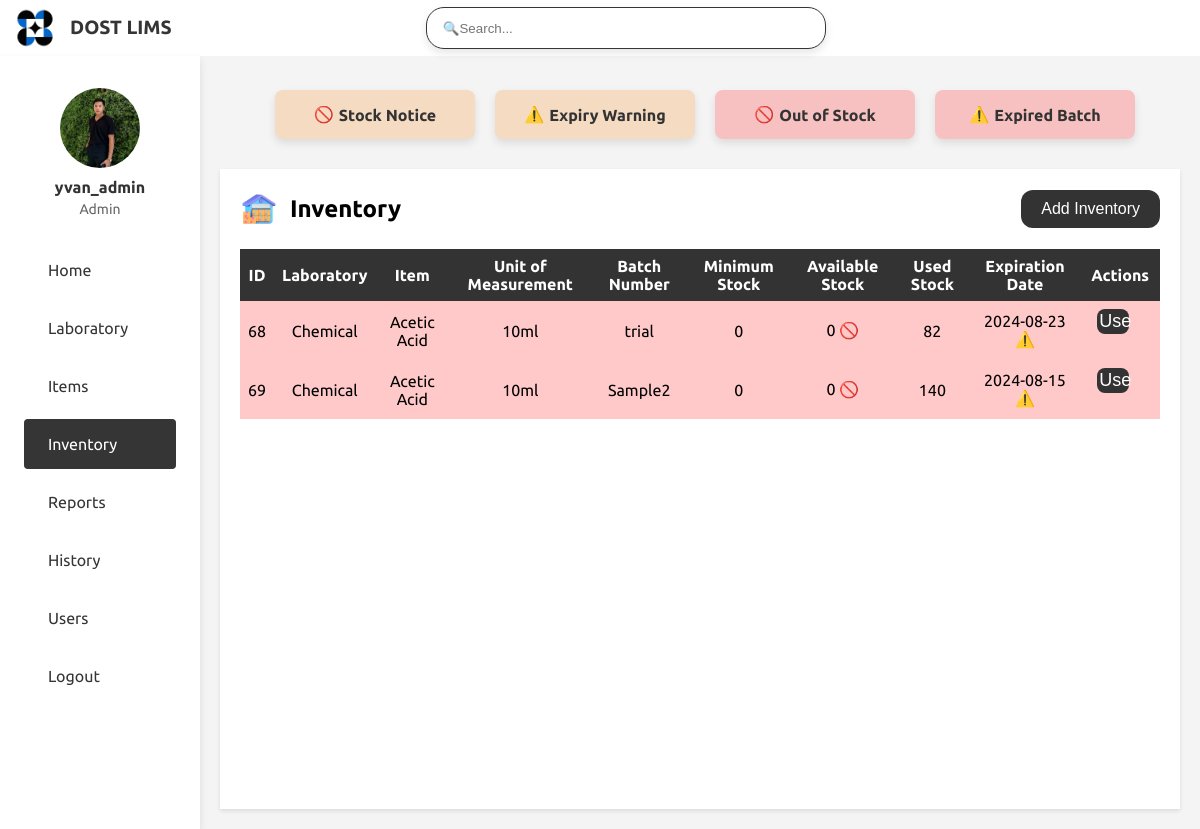
/inventory.php (signed in), run on the app's committed database.
### tables this page shows
CREATE TABLE `users` (
  `user_id` int(11) NOT NULL,
  `username` varchar(50) NOT NULL,
  `password` varchar(255) NOT NULL,
  `role` enum('Admin','Lab_Manager','Microbiology Lab Manager','Chemical Lab Manager','Metrology Lab Manager','Analyst','Microbiology Analyst','Chemical Analyst','Metrology Analyst','CRO') NOT NULL,
  `profile_image` varchar(255) DEFAULT NULL,
  `created_at` timestamp NOT NULL DEFAULT current_timestamp(),
  `updated_at` timestamp NOT NULL DEFAULT current_timestamp() ON UPDATE current_timestamp()
);

CREATE TABLE `inventory` (
  `inventory_id` int(11) NOT NULL,
  `lab_id` int(11) NOT NULL,
  `item_id` int(11) NOT NULL,
  `batch_number` varchar(55) DEFAULT NULL,
  `exp_date` date DEFAULT NULL,
  `unit_measurement` varchar(50) DEFAULT NULL,
  `stock` int(11) NOT NULL,
  `minimum_stock` int(11) DEFAULT NULL,
  `used_stock` int(11) DEFAULT 0,
  `created_at` timestamp NOT NULL DEFAULT current_timestamp(),
  `updated_at` timestamp NOT NULL DEFAULT current_timestamp() ON UPDATE current_timestamp()
);

CREATE TABLE `laboratories` (
  `lab_id` int(11) NOT NULL,
  `lab_name` varchar(100) NOT NULL,
  `description` text DEFAULT NULL,
  `location` varchar(255) DEFAULT NULL,
  `contact_info` varchar(255) DEFAULT NULL,
  `created_at` timestamp NOT NULL DEFAULT current_timestamp(),
  `updated_at` timestamp NOT NULL DEFAULT current_timestamp() ON UPDATE current_timestamp()
);

CREATE TABLE `items` (
  `item_id` int(11) NOT NULL,
  `item_name` varchar(100) NOT NULL,
  `category` enum('Chemical/Reagent','Glassware','Equipment','Consumable','Culture Media') DEFAULT NULL,
  `description` text DEFAULT NULL,
  `unit_measurement` varchar(50) DEFAULT NULL,
  `created_at` timestamp NOT NULL DEFAULT current_timestamp(),
  `updated_at` timestamp NOT NULL DEFAULT current_timestamp() ON UPDATE current_timestamp()
);

### includes/functions.php (called while the page is built, shortened)
<?php
function is_admin() {
    return isset($_SESSION['role']) && $_SESSION['role'] === 'Admin';
}
function can_use_inventory($lab_name) {
    $role = $_SESSION['role'] ?? '';
    return ($role === 'Admin') ||
           ($role === 'Microbiology Lab Manager') && $lab_name === 'Microbiology' ||
           ($role === 'Chemical Lab Manager') && $lab_name === 'Chemical' ||
           ($role === 'Metrology Lab Manager') && $lab_name === 'Metrology' ||
           ($role === 'Microbiology Analyst') && $lab_name === 'Microbiology' ||
           ($role === 'Chemical Analyst') && $lab_name === 'Chemical' ||
           ($role === 'Metrology Analyst') && $lab_name === 'Metrology';
}
function can_editdelete_inventory($lab_name) {
    $role = $_SESSION['role'] ?? '';
    return ($role === 'Admin') ||
           ($role === 'Microbiology Lab Manager') && $lab_name === 'Microbiology' ||
           ($role === 'Chemical Lab Manager') && $lab_name === 'Chemical' ||
           ($role === 'Metrology Lab Manager') && $lab_name === 'Metrology';
}
function is_lab_manager() {
    $role = $_SESSION['role'] ?? '';
    return in_array($role, [
        'Microbiology Lab Manager',
        'Chemical Lab Manager',
        'Metrology Lab Manager'
    ]);
}
function can_add_inventory() {
    return is_admin() || is_lab_manager();
}
?>

### public/inventory.php (the view, shortened to what this page needs)
<?php
include_once "side_bar.php";
require_once "../includes/functions.php";
$link = mysqli_connect(DB_SERVER, DB_USERNAME, DB_PASSWORD, DB_NAME);
$sql = "
    SELECT
        i.inventory_id,
        l.lab_name AS lab_name,
        it.item_name AS item_name,
        i.unit_measurement,
        i.batch_number,
        i.minimum_stock,
        i.stock,
        i.used_stock,
        i.exp_date
    FROM
        inventory i
    JOIN
        laboratories l ON i.lab_id = l.lab_id
    JOIN
        items it ON i.item_id = it.item_id
";
$result = mysqli_query($link, $sql);
?>
<!DOCTYPE html>
<html lang="en">
<head>
    <link rel="stylesheet" href="https://cdnjs.cloudflare.com/ajax/libs/remixicon/3.4.0/remixicon.css">
    <link rel="stylesheet" href="styles/inventory.css">
</head>
<body>
    <div class="header-container">
        <div class="card card-stock-notice">
            <div class="label">
                <span class="out-of-stock-icon">🚫</span> Stock Notice
            </div>
        </div>
        <div class="card card-expiry-warning">
            <div class="label">
                <span class="warning-icon">⚠️</span> Expiry Warning
            </div>
        </div>
        <div class="card card-out-of-stock">
            <div class="label">
                <span class="out-of-stock-icon">🚫</span> Out of Stock
            </div>
        </div>
        <div class="card card-expired-batch">
            <div class="label">
                <span class="warning-icon">⚠️</span> Expired Batch
            </div>
        </div>
    </div>
    <div class="main-container">
        <div class="inventory-container">
            <div class="inventory-header">
                <h1>Inventory</h1>
                <?php if (can_add_inventory()): ?>
                    <button class="add-button" id="addInventoryButton">Add Inventory</button>
                <?php endif; ?>
            </div>
            <div class="table-container">
                <table class="table table-striped inventory-table">
                    <thead>
                        <tr>
                            <th>ID</th>
                            <th>Laboratory</th>
                            <th>Item</th>
                            <th>Unit of Measurement</th>
                            <th>Batch Number</th>
                            <th>Minimum Stock</th>
                            <th>Available Stock</th>
                            <th>Used Stock</th>
                            <th>Expiration Date</th>
                            <th>Actions</th>
                        </tr>
                    </thead>
                    <tbody id="inventoryTableBody">
                        <?php if ($result && mysqli_num_rows($result) > 0): ?>
                            <?php while ($row = mysqli_fetch_assoc($result)): ?>
                                <?php
                                    $today = date('Y-m-d');
                                    $stock = intval($row['stock']);
                                    $minStock = intval($row['minimum_stock']);
                                    $expDate = $row['exp_date'];
                                    $rowStyle = '';
                                    if ($stock <= $minStock || $expDate <= $today) {
                                        $rowStyle = 'background-color: rgba(238, 123, 9, 0.213);';
                                        if ($stock <= $minStock) {
                                            $stockText = $stock . ' 🚫';
                                            if ($stock == 0) {
                                                $rowStyle = 'background-color: rgba(255, 0, 0, 0.213);';
                                            }
                                        } else {
                                            $stockText = $stock;
                                        }
                                        if ($expDate <= $today) {
                                            $expDateText = $expDate . ' ⚠️';
                                            $rowStyle = 'background-color: rgba(255, 0, 0, 0.213);';
                                        } else {
                                            $expDateText = $expDate;
                                        }
                                    } else {
                                        $stockText = $stock;
                                        $expDateText = $expDate;
                                    }
                                ?>
                                <tr style="<?php echo htmlspecialchars($rowStyle); ?>">
                                    <td><?php echo htmlspecialchars($row['inventory_id']); ?></td>
                                    <td><?php echo htmlspecialchars($row['lab_name']); ?></td>
                                    <td><?php echo htmlspecialchars($row['item_name']); ?></td>
                                    <td><?php echo htmlspecialchars($row['unit_measurement']); ?></td>
                                    <td><?php echo htmlspecialchars($row['batch_number']); ?></td>
                                    <td><?php echo htmlspecialchars($row['minimum_stock']); ?></td>
                                    <td><?php echo htmlspecialchars($stockText); ?></td>
                                    <td><?php echo htmlspecialchars($row['used_stock']); ?></td>
                                    <td><?php echo htmlspecialchars($expDateText); ?></td>
                                    <td>
                                        <?php if (can_use_inventory($row['lab_name'])): ?>
                                            <button class="action-btn use-btn" onclick="openUseStockModal('<?php echo addslashes($row['lab_name']); ?>', '<?php echo addslashes($row['item_name']); ?>', '<?php echo addslashes($row['batch_number']); ?>', <?php echo $row['minimum_stock']; ?>, <?php echo $row['stock']; ?>, <?php echo $row['used_stock']; ?>, '<?php echo addslashes($row['exp_date']); ?>')">
                                            Use
                                        <?php endif; ?>
                                        <?php if (can_editdelete_inventory($row['lab_name'])): ?>
                                            </button>
                                        <?php endif; ?>
                                    </td>
                                </tr>
                            <?php endwhile; ?>
                        <?php else: ?>
                            <tr>
                                <td colspan="10">No inventory records found</td>
                            </tr>
                        <?php endif; ?>
                    </tbody>
                </table>
            </div>
        </div>
    </div>
</body>
</html>

### public/side_bar.php (shortened to what this page needs)
<?php
require_once "../includes/functions.php";
$user_id = $_SESSION['user_id'];
$sql = "SELECT username, role, profile_image FROM users WHERE user_id = ?";
$stmt = mysqli_prepare($link, $sql);
mysqli_stmt_bind_param($stmt, "i", $user_id);
mysqli_stmt_execute($stmt);
$result = mysqli_stmt_get_result($stmt);
$user = mysqli_fetch_assoc($result);
$username = $user['username'];
$role = $user['role'];
$profile_image = $user['profile_image'];
$profile_image_path = !empty($profile_image) ? "uploads/$profile_image" : "image/default-profile.png";
?>
<!DOCTYPE html>
<html lang="en">
<head>
    <link rel="stylesheet" href="styles/side_bar.css">
    <link rel="stylesheet" href="https://cdnjs.cloudflare.com/ajax/libs/remixicon/3.4.0/remixicon.css">
</head>
<body>
    <header class="header">
        <div class="header__container container">
           <div class="header__logo-title">
              <a href="home.php" class="header__logo">
              <img src="image/DOST.png" alt="">
              </a>
              <div class="logo-title">
              <p>DOST LIMS</p>
              </div>
           </div>
           <div class="header__search">
              <input type="text" id="searchInput" placeholder="🔍Search...">
           </div>
        </div>
    </header>
    <div class="sidebar" id="sidebar">
        <nav class="sidebar__container">
        <div class="sidebar__content">
            <div class="sidebar__list">
            <div class="sidebar__profile">
                <img src="<?php echo htmlspecialchars($profile_image_path); ?>" alt="User Profile Image" class="sidebar__profile-image">
                <span class="sidebar__username"><?php echo htmlspecialchars($username); ?></span>
                <span class="sidebar__role"><?php echo htmlspecialchars($role); ?></span>
            </div>
               <a href="home.php" class="sidebar__link <?php echo basename($_SERVER['PHP_SELF']) == 'home.php' ? 'active-link' : ''; ?>">
                   <span class="sidebar__link-name">Home</span>
               </a>
               <a href="lab.php" class="sidebar__link <?php echo basename($_SERVER['PHP_SELF']) == 'lab.php' ? 'active-link' : ''; ?>">
                  <span class="sidebar__link-name">Laboratory</span>
               </a>
               <a href="item.php" class="sidebar__link <?php echo basename($_SERVER['PHP_SELF']) == 'item.php' ? 'active-link' : ''; ?>">
                  <span class="sidebar__link-name">Items</span>
               </a>
               <a href="inventory.php" class="sidebar__link <?php echo basename($_SERVER['PHP_SELF']) == 'inventory.php' ? 'active-link' : ''; ?>">
                  <span class="sidebar__link-name">Inventory</span>
               </a>
               <a href="report.php" class="sidebar__link <?php echo basename($_SERVER['PHP_SELF']) == 'report.php' ? 'active-link' : ''; ?>">
                  <span class="sidebar__link-name">Reports</span>
               </a>
               <a href="transaction.php" class="sidebar__link <?php
                   $currentPage = basename($_SERVER['PHP_SELF']);
                   $activePages = ['transaction.php', 'item_history.php', 'inventory_history.php'];
                   echo in_array($currentPage, $activePages) ? 'active-link' : '';
               ?>">
                   <span class="sidebar__link-name">History</span>
               </a>
               <?php if (is_admin()): ?>
               <a href="users.php" class="sidebar__link <?php echo basename($_SERVER['PHP_SELF']) == 'users.php' ? 'active-link' : ''; ?>">
                   <span class="sidebar__link-name">Users</span>
               </a>
               <?php endif; ?>
               <a href="logout.php" class="sidebar__link <?php echo basename($_SERVER['PHP_SELF']) == 'login.php' ? 'active-link' : ''; ?>">
                  <span class="sidebar__link-name">Logout</span>
               </a>
            </div>
        </nav>
    </div>
</body>
</html>

### public/styles/side_bar.css (style rules this page uses)
:root { --header-height: 3.5rem; --body-font: "Ubuntu", sans-serif; --normal-font-size: .938rem; --small-font-size: .813rem; --font-medium: 500; --font-semi-bold: 600; --z-tooltip: 10; --z-fixed: 100; --box-shadow: 0 4px 8px rgba(0, 0, 0, 0.1); }
@media screen and (min-width: 1024px) { :root { --normal-font-size: 1rem; --small-font-size: .875rem; } }
* { box-sizing: border-box; padding: 0; margin: 0; }
body { font-family: var(--body-font); font-size: var(--normal-font-size); color: var(--text-color); background-color: #f4f4f4; }
a { text-decoration: none; }
img { display: block; max-width: 100%; height: auto; }
.header { position: fixed; top: 0; left: 0; width: 100%; background-color: white; z-index: var(--z-fixed); }
.header__container { height: var(--header-height); display: flex; align-items: center; justify-content: space-between; }
.header__logo-title { display: flex; align-items: center; }
.header__logo { display: flex; align-items: center; width: 70px; }
.logo-title { font-weight: bold; margin-left: 0px; font-size: 120%; color: #353535; }
.header__search { display: flex; justify-content: center; flex-grow: 1; margin-right: 120px; }
.header__search input { width: 100%; max-width: 400px; padding: 0.8rem 1rem; border-radius: 18px; box-shadow: var(--box-shadow); border: 1px solid #353535; }
.sidebar { position: fixed; left: 0; top: var(--header-height); width: 200px; height: calc(100% - var(--header-height)); padding: 2rem 1.5rem; background-color: white; backdrop-filter: blur(16px); -webkit-backdrop-filter: blur(16px); z-index: var(--z-fixed); box-shadow: 0 4px 8px rgba(0, 0, 0, 0.1); transition: left .4s; }
.sidebar__container { display: flex; flex-direction: column; row-gap: 0rem; padding-bottom: 3rem; height: 100%; }
.sidebar__content { position: relative; overflow: auto; padding-top: 0; }
.sidebar__list { display: flex; flex-direction: column; row-gap: .50rem; }
.sidebar__link { color: #353535; display: grid; grid-template-columns: repeat(2, max-content); align-items: center; column-gap: .50rem; padding: 1rem; border-radius: .25rem; transition: background .3s; }
.sidebar__link.active-link { background-color: #353535; color: white; }
.sidebar__profile { text-align: center; margin-bottom: 20px; }
.sidebar__profile-image { width: 80px; height: 80px; border-radius: 50%; object-fit: cover; margin: 0 auto 10px auto; display: block; }
.sidebar__username { display: block; font-weight: bold; font-size: 16px; color: #333; margin-bottom: 5px; }
.sidebar__role { display: block; font-size: 14px; color: #666; }

### data on the page
users: profile_image (picture), username "yvan_admin", role "Admin"
inventory: inventory_id "68", lab.lab_name "Chemical", item.item_name "Acetic Acid", unit_measurement "10ml", batch_number "trial", minimum_stock "0", stock "0 🚫", used_stock "82", exp_date "2024-08-23 ⚠️"
inventory: inventory_id "69", lab.lab_name "Chemical", item.item_name "Acetic Acid", unit_measurement "10ml", batch_number "Sample2", minimum_stock "0", stock "0 🚫", used_stock "140", exp_date "2024-08-15 ⚠️"
